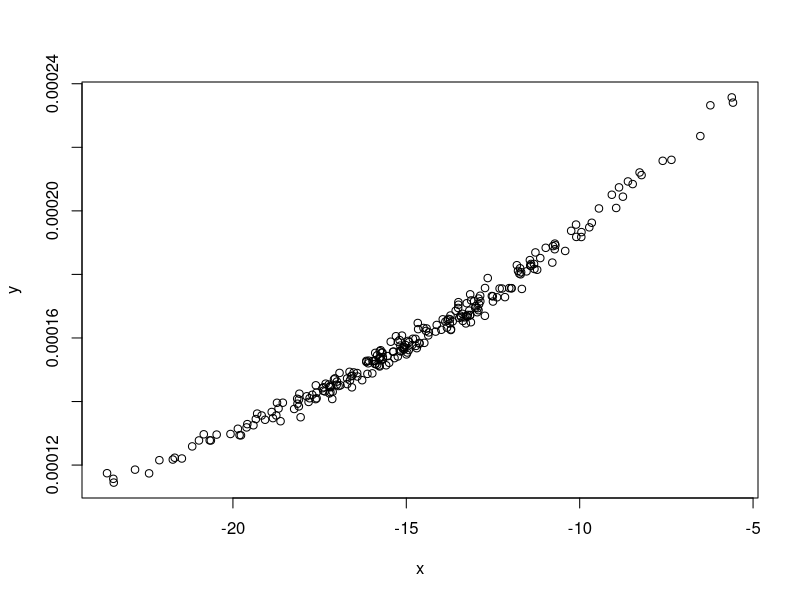
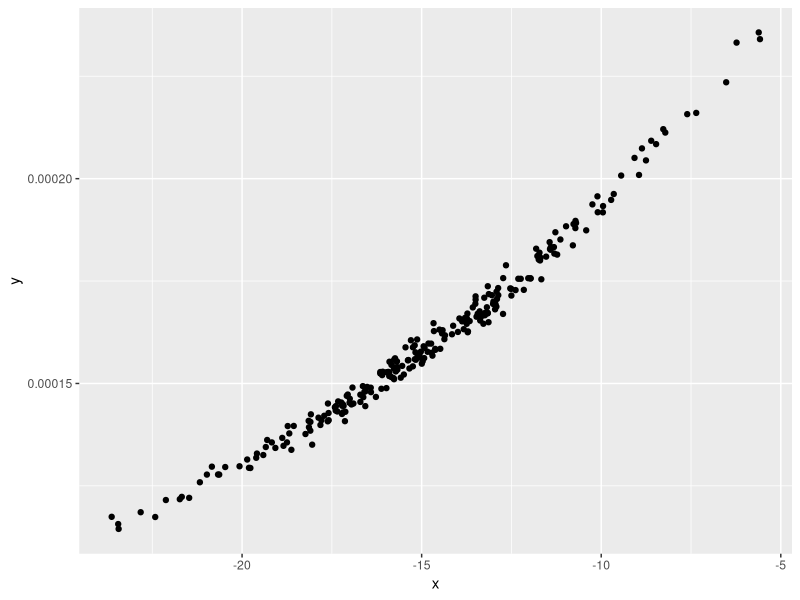
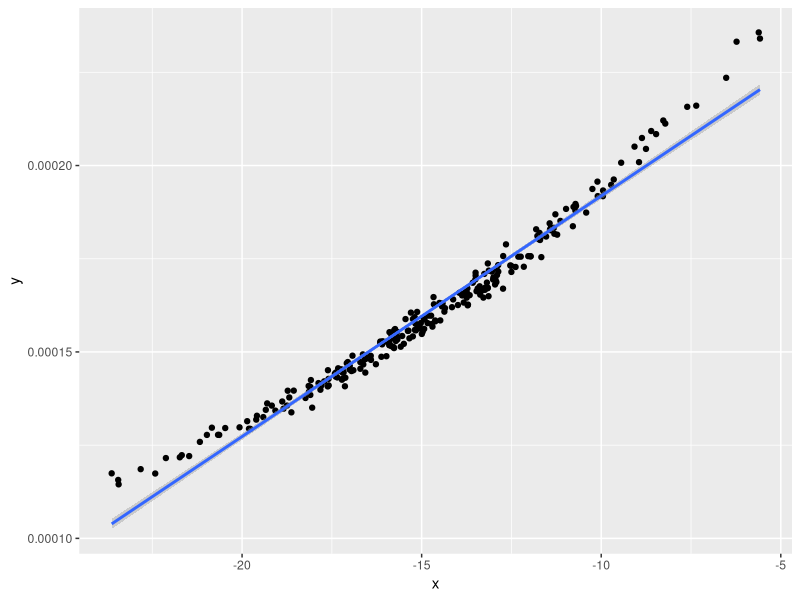

These charts were generated, in order, by the following R code: (Note: this script raises an error after producing the figures.)
# Using boxcox
library(MASS)
library(ggplot2)

# true parameters
n <- 250
true.lambda <- -1/2
true.a <- 122.5
true.b <- -pi
true.r <- 0.8
true.sx <- 3.5
true.mx <- -15

# hence,
true.sy <- true.b*true.sx/true.r
true.sigma <- sqrt(1-true.r^2)* true.sy
true.my <- true.a+true.b*true.mx
# data generation
e <- rnorm(n,true.sigma)
x <- rnorm(n,true.mx,true.sx)
Ty <- true.a+true.b*x+e
y <- (1+true.lambda*Ty)^(1/true.lambda)
obs <- data.frame(x=x,y=y)
####################################################
#
plot(x,y)
qplot(x,y,data=obs)

# fit a straight line
fm1 <- lm(y~x,data=obs)
ggplot(obs,aes(x,y))+geom_point()+geom_smooth(method=lm)
boxcox(fm1)

bcox <- function(y,lambda){
    if (lambda == 0) return(log(y))
    else return( (y^lambda-1)/lambda )
}

bcox.inv <- function(u,lambda){
    if (lambda == 0) return( exp(u) )
    else return( (1+lambda*u)^(1/lambda) )
}

# transform the y values
obs$ty <- bcox(y,lambda = -0.5)
fm0 <- lm(ty~x,data=obs)
ggplot(obs,aes(x=x,y=ty))+geom_point()+geom_smooth(method=lm)

# see the orig y with the new predictions
# source('plotfit.R')
newdata <- predictvals(fm0)
newdata$yhat <- bcox.inv(newdata$ty,lambda=-0.5)
qplot(x,y,data=obs)+geom_line(aes(y=yhat),data=newdata)

# what's the mse?
obs$yhat <- bcox.inv(predict(fm0,data.frame(x=obs$x)),lambda=-0.5)
with(obs, mean((y-yhat)^2))

# compare to the mse for fm1 (the straight line)
mean(fm1$res^2)

# fit a quadratic. Now there are 3 parameters.
fm2 <- lm(y~1+x+I(x^2),data=obs)
obs$yhat2 <- predict(fm2,data.frame(x=obs$x))
with(obs, mean((y-yhat2)^2))

# show the 3 models with the data
sfits(obs,list(fm1,fm2))+geom_line(aes(y=yhat),data=newdata)

####### women
wm1 <- lm(weight~height,women)
wm2 <- lm(weight~height+I(height^2),women)
p <- sfits(women,list(wm1,wm2))
p

# find that lambda = -1 is a good choice
boxcox(wm1)
women$iw <- 1/women$weight
wm0 <- lm(iw~height,women)
sfits(women,list(wm0))

# now show the 3 fits
pwm0 <- predictvals(wm0)
p+geom_line(aes(x=height,y=1/iw),data=pwm0)

# Notice: 0 prediction error !
women$what <- round(1/predict(wm0,data.frame(height=women$h)),0)
with(women,sum((weight-what)^2))

# see it:
qplot(height,weight,data=women)+geom_line(aes(y=what),col="red")


